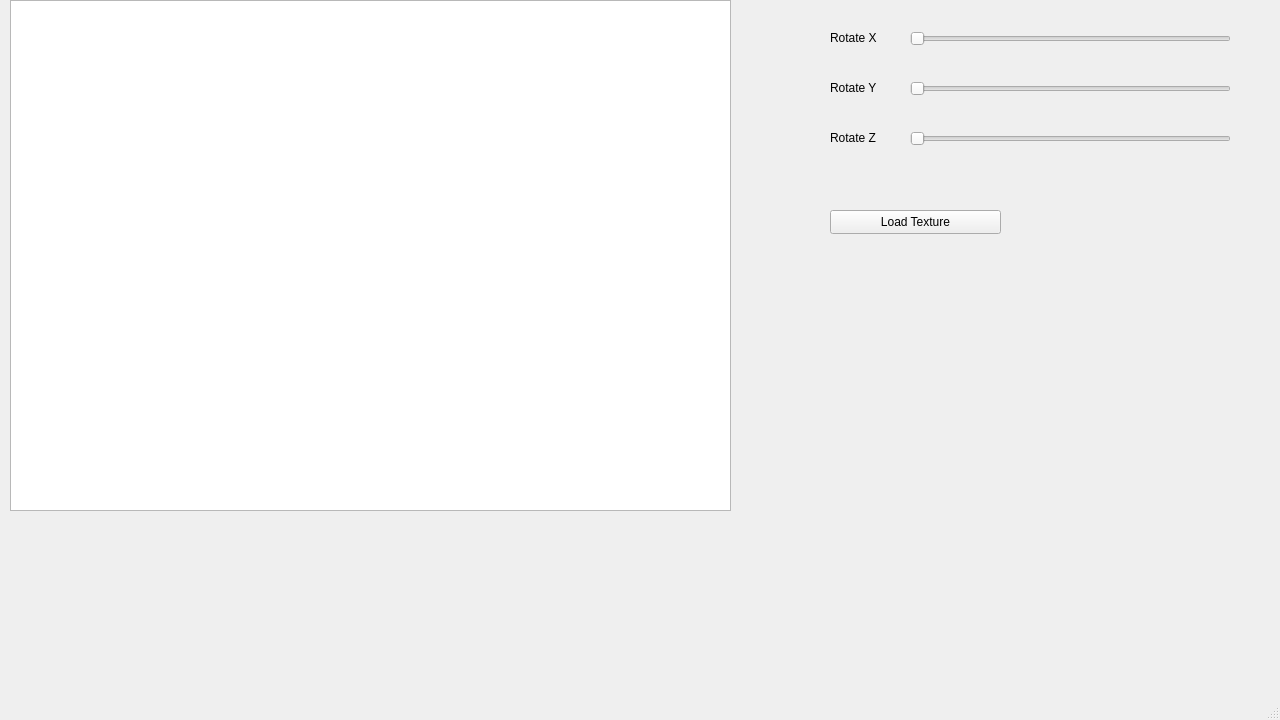
<?xml version="1.0" encoding="UTF-8"?>
<ui version="4.0">
 <class>MainWindow</class>
 <widget class="QMainWindow" name="MainWindow">
  <property name="geometry">
   <rect>
    <x>0</x>
    <y>0</y>
    <width>1280</width>
    <height>720</height>
   </rect>
  </property>
  <property name="windowTitle">
   <string>MainWindow</string>
  </property>
  <widget class="QWidget" name="centralwidget">
   <widget class="QGraphicsView" name="graphicsView">
    <property name="geometry">
     <rect>
      <x>10</x>
      <y>0</y>
      <width>721</width>
      <height>511</height>
     </rect>
    </property>
    <property name="interactive">
     <bool>false</bool>
    </property>
   </widget>
   <widget class="QSlider" name="rotateY">
    <property name="geometry">
     <rect>
      <x>910</x>
      <y>80</y>
      <width>321</width>
      <height>18</height>
     </rect>
    </property>
    <property name="orientation">
     <enum>Qt::Horizontal</enum>
    </property>
   </widget>
   <widget class="QLabel" name="label">
    <property name="geometry">
     <rect>
      <x>830</x>
      <y>80</y>
      <width>49</width>
      <height>16</height>
     </rect>
    </property>
    <property name="text">
     <string>Rotate Y</string>
    </property>
   </widget>
   <widget class="QLabel" name="label_2">
    <property name="geometry">
     <rect>
      <x>830</x>
      <y>30</y>
      <width>49</width>
      <height>16</height>
     </rect>
    </property>
    <property name="text">
     <string>Rotate X</string>
    </property>
   </widget>
   <widget class="QSlider" name="rotateX">
    <property name="geometry">
     <rect>
      <x>910</x>
      <y>30</y>
      <width>321</width>
      <height>18</height>
     </rect>
    </property>
    <property name="orientation">
     <enum>Qt::Horizontal</enum>
    </property>
   </widget>
   <widget class="QLabel" name="label_3">
    <property name="geometry">
     <rect>
      <x>830</x>
      <y>130</y>
      <width>49</width>
      <height>16</height>
     </rect>
    </property>
    <property name="text">
     <string>Rotate Z</string>
    </property>
   </widget>
   <widget class="QSlider" name="rotateZ">
    <property name="geometry">
     <rect>
      <x>910</x>
      <y>130</y>
      <width>321</width>
      <height>18</height>
     </rect>
    </property>
    <property name="orientation">
     <enum>Qt::Horizontal</enum>
    </property>
   </widget>
   <widget class="QPushButton" name="loadTexture">
    <property name="geometry">
     <rect>
      <x>830</x>
      <y>210</y>
      <width>171</width>
      <height>24</height>
     </rect>
    </property>
    <property name="text">
     <string>Load Texture</string>
    </property>
   </widget>
  </widget>
  <widget class="QMenuBar" name="menubar">
   <property name="geometry">
    <rect>
     <x>0</x>
     <y>0</y>
     <width>1280</width>
     <height>21</height>
    </rect>
   </property>
  </widget>
  <widget class="QStatusBar" name="statusbar"/>
 </widget>
 <resources/>
 <connections/>
</ui>
